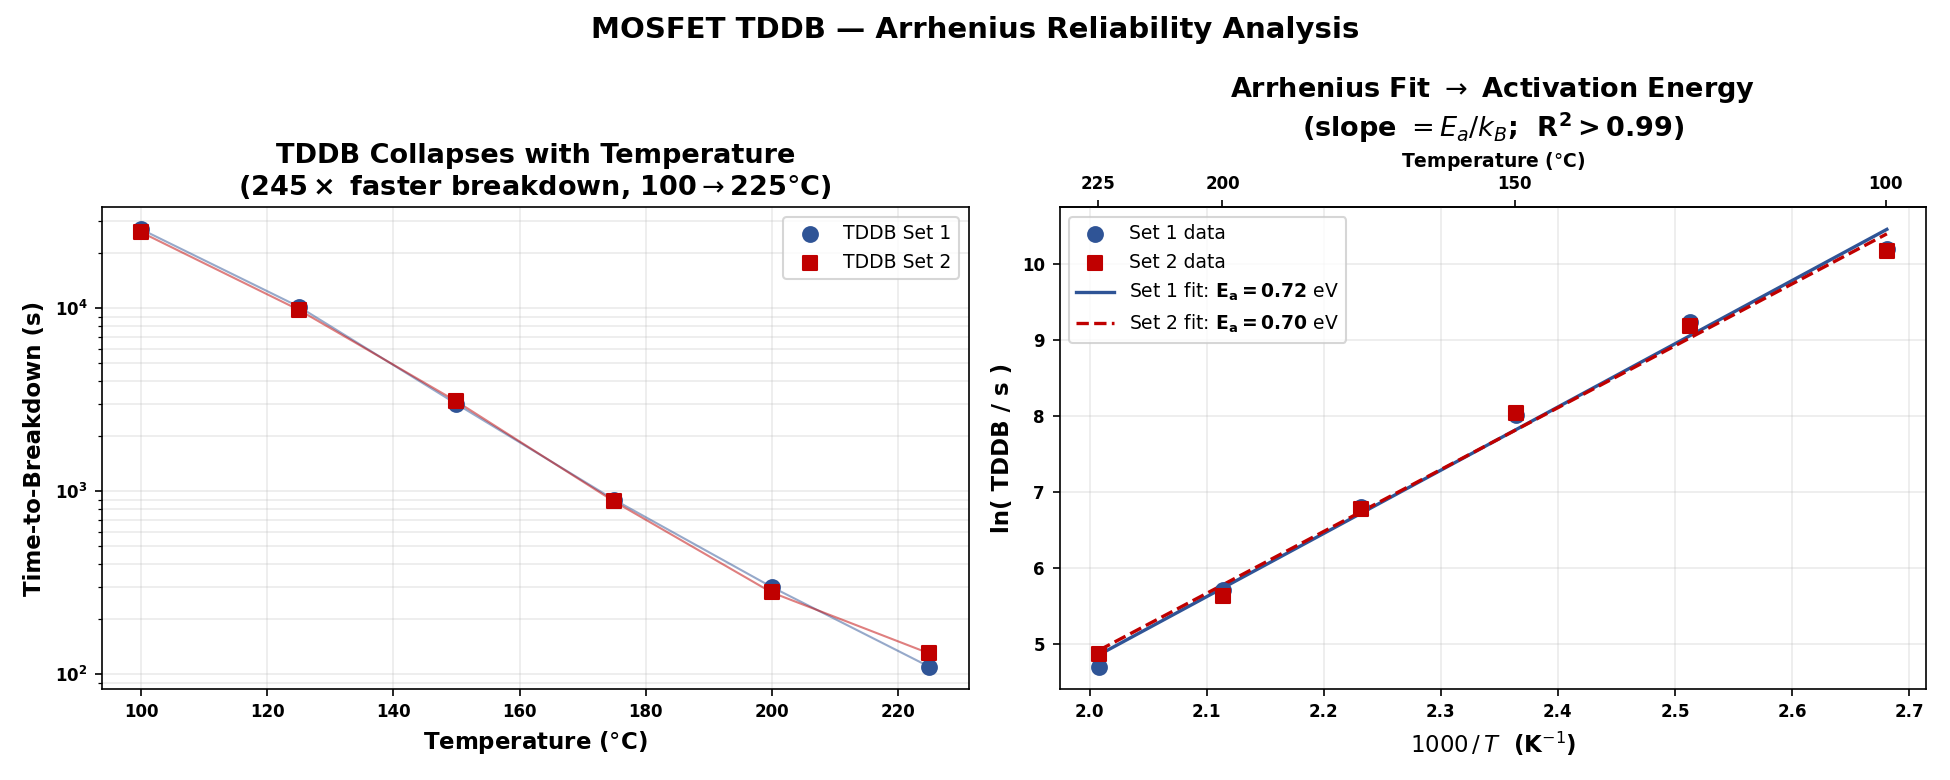

The Python source for this figure:
"""
Arrhenius Plot Analysis of MOSFET TDDB Reliability
--------------------------------------------------
Failure-analysis assignment 1 (Dr. Kalya).

Model:  TDDB(T) = A * exp(Ea / (k_B * T))
        => ln(TDDB) = ln(A) + (Ea/k_B) * (1/T)
A straight line on ln(TDDB) vs 1/T. Slope = Ea/k_B, so Ea = slope * k_B.

Two independent stress datasets are fit separately to check reproducibility of
the extracted activation energy.

House plot style: Georgia bold titles/axis labels, 8 pt bold ticks, dots s=50.
"""

import os
import numpy as np
import matplotlib.pyplot as plt

SCRIPT_DIR  = os.path.dirname(os.path.abspath(__file__))
FIGURES_DIR = os.path.normpath(os.path.join(SCRIPT_DIR, "../../results/figures"))
os.makedirs(FIGURES_DIR, exist_ok=True)

K_B = 8.617333e-5  # Boltzmann constant, eV/K

# ── Dataset (from assignment sheet) ──────────────────────────────────────────
TC = np.array([100, 125, 150, 175, 200, 225])      # deg C
TK = np.array([373, 398, 423, 448, 473, 498], float)  # K (as given on sheet)
TDDB1 = np.array([27000, 10200, 3000, 900, 300, 110], float)  # SET 1, seconds
TDDB2 = np.array([26000,  9800, 3100, 880, 280, 130], float)  # SET 2, seconds


def arrhenius_fit(tddb, T):
    """Fit ln(TDDB) = ln(A) + (Ea/k_B)*(1/T). Returns dict of fit results."""
    x = 1.0 / T
    y = np.log(tddb)
    slope, intercept = np.polyfit(x, y, 1)
    yhat = slope * x + intercept
    r2 = 1.0 - np.sum((y - yhat) ** 2) / np.sum((y - y.mean()) ** 2)
    return {
        "slope": slope,
        "intercept": intercept,
        "Ea": slope * K_B,          # eV
        "A": np.exp(intercept),     # seconds
        "r2": r2,
    }


FONT_TITLE = {"family": "Georgia", "weight": "bold", "size": 13}
FONT_LABEL = {"family": "Georgia", "weight": "bold", "size": 11}


def style_ticks(ax):
    for lbl in ax.get_xticklabels() + ax.get_yticklabels():
        lbl.set_fontfamily("Georgia"); lbl.set_fontweight("bold"); lbl.set_fontsize(8)


def main():
    f1 = arrhenius_fit(TDDB1, TK)
    f2 = arrhenius_fit(TDDB2, TK)

    print("=== Arrhenius fit ===")
    for name, f in [("SET 1", f1), ("SET 2", f2)]:
        print(f"{name}: Ea = {f['Ea']:.3f} eV | A = {f['A']:.3e} s | R^2 = {f['r2']:.4f}")

    fig, (axA, axB) = plt.subplots(1, 2, figsize=(13, 5.2))

    # ── Panel A: raw TDDB vs temperature (log-y) ──
    # Failure rate ~ 1/TDDB, so a falling TDDB curve = rising failure rate with T.
    axA.scatter(TC, TDDB1, s=50, color="#2F5496", zorder=3, label="TDDB Set 1")
    axA.scatter(TC, TDDB2, s=50, color="#C00000", marker="s", zorder=3, label="TDDB Set 2")
    axA.plot(TC, TDDB1, color="#2F5496", linewidth=1, alpha=0.5)
    axA.plot(TC, TDDB2, color="#C00000", linewidth=1, alpha=0.5)
    axA.set_yscale("log")
    axA.set_xlabel("Temperature (" + r"$\degree$" + "C)", fontdict=FONT_LABEL)
    axA.set_ylabel("Time-to-Breakdown (s)", fontdict=FONT_LABEL)
    axA.set_title("TDDB Collapses with Temperature\n" +
                  r"($\bf{245\times}$" + " faster breakdown, 100" + r"$\rightarrow$" + "225" + r"$\degree$" + "C)",
                  fontdict=FONT_TITLE)
    axA.grid(True, which="both", alpha=0.25)
    axA.legend(prop={"family": "Georgia", "size": 9})
    style_ticks(axA)

    # ── Panel B: Arrhenius plot ln(TDDB) vs 1000/T ──
    x = 1000.0 / TK  # 1000/T for readable axis
    axB.scatter(x, np.log(TDDB1), s=50, color="#2F5496", zorder=3, label="Set 1 data")
    axB.scatter(x, np.log(TDDB2), s=50, color="#C00000", marker="s", zorder=3, label="Set 2 data")
    xline = np.linspace(x.min(), x.max(), 100)
    # convert: fit slope is per (1/T); here axis is 1000/T, so slope_plot = slope/1000
    axB.plot(xline, f1["slope"] * (xline / 1000.0) + f1["intercept"],
             color="#2F5496", linewidth=1.6,
             label=r"Set 1 fit: $\bf{E_a=%.2f}$ eV" % f1["Ea"])
    axB.plot(xline, f2["slope"] * (xline / 1000.0) + f2["intercept"],
             color="#C00000", linewidth=1.6, linestyle="--",
             label=r"Set 2 fit: $\bf{E_a=%.2f}$ eV" % f2["Ea"])
    axB.set_xlabel(r"$1000\,/\,T$  (K$^{-1}$)", fontdict=FONT_LABEL)
    axB.set_ylabel("ln( TDDB / s )", fontdict=FONT_LABEL)
    axB.set_title("Arrhenius Fit " + r"$\rightarrow$" + " Activation Energy\n" +
                  r"(slope $= E_a/k_B$;  $\bf{R^2 > 0.99}$)", fontdict=FONT_TITLE)
    axB.grid(True, alpha=0.25)
    axB.legend(prop={"family": "Georgia", "size": 9})
    style_ticks(axB)

    # secondary top axis with temperature in C
    def invK_to_C(v):  # v = 1000/T
        return 1000.0 / v - 273.15
    secax = axB.secondary_xaxis("top", functions=(lambda v: v, lambda v: v))
    tick_C = np.array([100, 150, 200, 225])
    secax.set_xticks(1000.0 / (tick_C + 273.15))
    secax.set_xticklabels([f"{c}" for c in tick_C])
    secax.set_xlabel("Temperature (" + r"$\degree$" + "C)", fontdict={"family": "Georgia", "weight": "bold", "size": 9})
    for lbl in secax.get_xticklabels():
        lbl.set_fontfamily("Georgia"); lbl.set_fontweight("bold"); lbl.set_fontsize(8)

    plt.suptitle("MOSFET TDDB — Arrhenius Reliability Analysis",
                 fontfamily="Georgia", fontweight="bold", fontsize=14)
    plt.tight_layout()
    out = os.path.join(FIGURES_DIR, "arrhenius_tddb.png")
    plt.savefig(out, dpi=150)
    plt.show()
    print("Saved:", out)

    # acceleration factor 100 -> 225 C
    print(f"\nAcceleration factor (100->225C): Set1 {TDDB1[0]/TDDB1[-1]:.0f}x, Set2 {TDDB2[0]/TDDB2[-1]:.0f}x")


if __name__ == "__main__":
    main()
